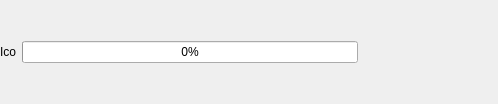
<ui version="4.0" >
 <class>DownloadItem</class>
 <widget class="QWidget" name="DownloadItem" >
  <property name="geometry" >
   <rect>
    <x>0</x>
    <y>0</y>
    <width>498</width>
    <height>104</height>
   </rect>
  </property>
  <property name="windowTitle" >
   <string>Form</string>
  </property>
  <layout class="QHBoxLayout" name="horizontalLayout" >
   <property name="margin" >
    <number>0</number>
   </property>
   <item>
    <widget class="QLabel" name="fileIcon" >
     <property name="sizePolicy" >
      <sizepolicy vsizetype="Minimum" hsizetype="Minimum" >
       <horstretch>0</horstretch>
       <verstretch>0</verstretch>
      </sizepolicy>
     </property>
     <property name="text" >
      <string>Ico</string>
     </property>
    </widget>
   </item>
   <item>
    <layout class="QVBoxLayout" name="verticalLayout_2" >
     <item>
      <widget class="QLabel" name="label_2" />
     </item>
     <item>
      <widget class="SqueezeLabel" native="1" name="fileNameLabel" >
       <property name="sizePolicy" >
        <sizepolicy vsizetype="Preferred" hsizetype="Expanding" >
         <horstretch>0</horstretch>
         <verstretch>0</verstretch>
        </sizepolicy>
       </property>
       <property name="text" stdset="0" >
        <string>Filename</string>
       </property>
      </widget>
     </item>
     <item>
      <widget class="QProgressBar" name="progressBar" >
       <property name="value" >
        <number>0</number>
       </property>
      </widget>
     </item>
     <item>
      <widget class="QLabel" name="downloadInfoLabel" >
       <property name="sizePolicy" >
        <sizepolicy vsizetype="Preferred" hsizetype="Minimum" >
         <horstretch>0</horstretch>
         <verstretch>0</verstretch>
        </sizepolicy>
       </property>
       <property name="text" >
        <string/>
       </property>
      </widget>
     </item>
     <item>
      <widget class="QLabel" name="label" />
     </item>
    </layout>
   </item>
   <item>
    <widget class="QToolButton" name="tryAgainButton" >
     <property name="toolTip" >
      <string>Try to resume download</string>
     </property>
     <property name="autoFillBackground" >
      <bool>false</bool>
     </property>
     <property name="iconSize" >
      <size>
       <width>24</width>
       <height>24</height>
      </size>
     </property>
     <property name="autoRaise" >
      <bool>true</bool>
     </property>
    </widget>
   </item>
   <item>
    <widget class="QToolButton" name="stopButton" >
     <property name="toolTip" >
      <string>Stop downloading</string>
     </property>
     <property name="autoFillBackground" >
      <bool>false</bool>
     </property>
     <property name="iconSize" >
      <size>
       <width>24</width>
       <height>24</height>
      </size>
     </property>
     <property name="autoRaise" >
      <bool>true</bool>
     </property>
    </widget>
   </item>
   <item>
    <widget class="QToolButton" name="openButton" >
     <property name="toolTip" >
      <string>Open item</string>
     </property>
     <property name="icon" >
      <iconset>
       <normaloff>://bullet_triangle_green.png</normaloff>://bullet_triangle_green.png</iconset>
     </property>
     <property name="iconSize" >
      <size>
       <width>24</width>
       <height>24</height>
      </size>
     </property>
     <property name="autoRaise" >
      <bool>true</bool>
     </property>
    </widget>
   </item>
   <item>
    <widget class="QToolButton" name="deleteButton" >
     <property name="toolTip" >
      <string>Delete item</string>
     </property>
     <property name="autoFillBackground" >
      <bool>false</bool>
     </property>
     <property name="icon" >
      <iconset>
       <normaloff>://delete.png</normaloff>://delete.png</iconset>
     </property>
     <property name="iconSize" >
      <size>
       <width>12</width>
       <height>12</height>
      </size>
     </property>
     <property name="autoRaise" >
      <bool>true</bool>
     </property>
    </widget>
   </item>
   <item>
    <layout class="QVBoxLayout" name="horizontalLayout" >
     <property name="sizeConstraint" >
      <enum>QLayout::SetMinimumSize</enum>
     </property>
    </layout>
   </item>
  </layout>
 </widget>
 <customwidgets>
  <customwidget>
   <class>SqueezeLabel</class>
   <extends>QWidget</extends>
   <header>squeezelabel.h</header>
  </customwidget>
 </customwidgets>
 <resources>
  <include location="data/data.qrc" />
 </resources>
 <connections/>
</ui>
